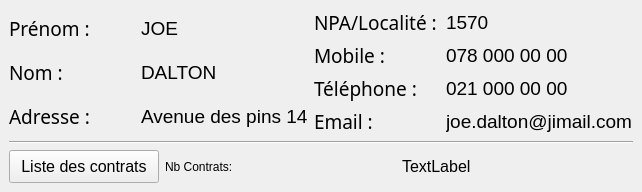
<?xml version="1.0" encoding="UTF-8"?>
<ui version="4.0">
 <class>Detail</class>
 <widget class="QMainWindow" name="Detail">
  <property name="geometry">
   <rect>
    <x>0</x>
    <y>0</y>
    <width>642</width>
    <height>192</height>
   </rect>
  </property>
  <property name="minimumSize">
   <size>
    <width>642</width>
    <height>192</height>
   </size>
  </property>
  <property name="windowTitle">
   <string>Detail Customer</string>
  </property>
  <widget class="QWidget" name="centralwidget">
   <layout class="QVBoxLayout" name="verticalLayout_5">
    <item>
     <layout class="QHBoxLayout" name="horizontalLayout">
      <item>
       <layout class="QVBoxLayout" name="verticalLayout">
        <item>
         <widget class="QLabel" name="label_2">
          <property name="font">
           <font>
            <family>Arial Black</family>
            <pointsize>14</pointsize>
            <weight>10</weight>
            <italic>false</italic>
            <bold>false</bold>
           </font>
          </property>
          <property name="styleSheet">
           <string notr="true">font: 87 14pt &quot;Arial Black&quot;;</string>
          </property>
          <property name="text">
           <string>Prénom :</string>
          </property>
         </widget>
        </item>
        <item>
         <widget class="QLabel" name="label_3">
          <property name="font">
           <font>
            <family>Arial Black</family>
            <pointsize>14</pointsize>
            <weight>10</weight>
            <italic>false</italic>
            <bold>false</bold>
           </font>
          </property>
          <property name="styleSheet">
           <string notr="true">font: 87 14pt &quot;Arial Black&quot;;</string>
          </property>
          <property name="text">
           <string>Nom :</string>
          </property>
         </widget>
        </item>
        <item>
         <widget class="QLabel" name="label_4">
          <property name="font">
           <font>
            <family>Arial Black</family>
            <pointsize>14</pointsize>
            <weight>10</weight>
            <italic>false</italic>
            <bold>false</bold>
           </font>
          </property>
          <property name="styleSheet">
           <string notr="true">font: 87 14pt &quot;Arial Black&quot;;</string>
          </property>
          <property name="text">
           <string>Adresse :</string>
          </property>
         </widget>
        </item>
       </layout>
      </item>
      <item>
       <layout class="QVBoxLayout" name="verticalLayout_2">
        <item>
         <widget class="QLabel" name="lblPrenom">
          <property name="font">
           <font>
            <family>Arial</family>
            <pointsize>14</pointsize>
            <weight>10</weight>
            <italic>false</italic>
            <bold>false</bold>
           </font>
          </property>
          <property name="styleSheet">
           <string notr="true">background-color : rgba(0,0,0,0);
border: 0px;
font: 87 14pt &quot;Arial&quot;;</string>
          </property>
          <property name="text">
           <string>JOE</string>
          </property>
         </widget>
        </item>
        <item>
         <widget class="QLabel" name="lblNom">
          <property name="font">
           <font>
            <family>Arial</family>
            <pointsize>14</pointsize>
            <weight>10</weight>
            <italic>false</italic>
            <bold>false</bold>
           </font>
          </property>
          <property name="styleSheet">
           <string notr="true">background-color : rgba(0,0,0,0);
border: 0px;
font: 87 14pt &quot;Arial&quot;;</string>
          </property>
          <property name="text">
           <string>DALTON</string>
          </property>
         </widget>
        </item>
        <item>
         <widget class="QLabel" name="lblAdresse">
          <property name="font">
           <font>
            <family>Arial</family>
            <pointsize>14</pointsize>
            <weight>10</weight>
            <italic>false</italic>
            <bold>false</bold>
           </font>
          </property>
          <property name="styleSheet">
           <string notr="true">background-color : rgba(0,0,0,0);
border: 0px;
font: 87 14pt &quot;Arial&quot;;</string>
          </property>
          <property name="text">
           <string>Avenue des pins 14</string>
          </property>
         </widget>
        </item>
       </layout>
      </item>
      <item>
       <layout class="QVBoxLayout" name="verticalLayout_3">
        <item>
         <widget class="QLabel" name="label_8">
          <property name="font">
           <font>
            <family>Arial Black</family>
            <pointsize>14</pointsize>
            <weight>10</weight>
            <italic>false</italic>
            <bold>false</bold>
           </font>
          </property>
          <property name="styleSheet">
           <string notr="true">font: 87 14pt &quot;Arial Black&quot;;</string>
          </property>
          <property name="text">
           <string>NPA/Localité :</string>
          </property>
         </widget>
        </item>
        <item>
         <widget class="QLabel" name="label_9">
          <property name="font">
           <font>
            <family>Arial Black</family>
            <pointsize>14</pointsize>
            <weight>10</weight>
            <italic>false</italic>
            <bold>false</bold>
           </font>
          </property>
          <property name="styleSheet">
           <string notr="true">font: 87 14pt &quot;Arial Black&quot;;</string>
          </property>
          <property name="text">
           <string>Mobile :</string>
          </property>
         </widget>
        </item>
        <item>
         <widget class="QLabel" name="label_10">
          <property name="font">
           <font>
            <family>Arial Black</family>
            <pointsize>14</pointsize>
            <weight>10</weight>
            <italic>false</italic>
            <bold>false</bold>
           </font>
          </property>
          <property name="styleSheet">
           <string notr="true">font: 87 14pt &quot;Arial Black&quot;;</string>
          </property>
          <property name="text">
           <string>Téléphone :</string>
          </property>
         </widget>
        </item>
        <item>
         <widget class="QLabel" name="label_14">
          <property name="font">
           <font>
            <family>Arial Black</family>
            <pointsize>14</pointsize>
            <weight>10</weight>
            <italic>false</italic>
            <bold>false</bold>
           </font>
          </property>
          <property name="styleSheet">
           <string notr="true">font: 87 14pt &quot;Arial Black&quot;;</string>
          </property>
          <property name="text">
           <string>Email :</string>
          </property>
         </widget>
        </item>
       </layout>
      </item>
      <item>
       <layout class="QVBoxLayout" name="verticalLayout_4">
        <item>
         <widget class="QLabel" name="lblNPA">
          <property name="font">
           <font>
            <family>Arial</family>
            <pointsize>14</pointsize>
            <weight>10</weight>
            <italic>false</italic>
            <bold>false</bold>
           </font>
          </property>
          <property name="styleSheet">
           <string notr="true">background-color : rgba(0,0,0,0);
border: 0px;
font: 87 14pt &quot;Arial&quot;;</string>
          </property>
          <property name="text">
           <string>1570</string>
          </property>
         </widget>
        </item>
        <item>
         <widget class="QLabel" name="lblNumero">
          <property name="font">
           <font>
            <family>Arial</family>
            <pointsize>14</pointsize>
            <weight>10</weight>
            <italic>false</italic>
            <bold>false</bold>
           </font>
          </property>
          <property name="styleSheet">
           <string notr="true">background-color : rgba(0,0,0,0);
border: 0px;
font: 87 14pt &quot;Arial&quot;;</string>
          </property>
          <property name="text">
           <string>078 000 00 00</string>
          </property>
         </widget>
        </item>
        <item>
         <widget class="QLabel" name="lblTelephone">
          <property name="font">
           <font>
            <family>Arial</family>
            <pointsize>14</pointsize>
            <weight>10</weight>
            <italic>false</italic>
            <bold>false</bold>
           </font>
          </property>
          <property name="styleSheet">
           <string notr="true">background-color : rgba(0,0,0,0);
border: 0px;
font: 87 14pt &quot;Arial&quot;;</string>
          </property>
          <property name="text">
           <string>021 000 00 00</string>
          </property>
         </widget>
        </item>
        <item>
         <widget class="QLabel" name="lblEmail">
          <property name="font">
           <font>
            <family>Arial</family>
            <pointsize>14</pointsize>
            <weight>10</weight>
            <italic>false</italic>
            <bold>false</bold>
           </font>
          </property>
          <property name="styleSheet">
           <string notr="true">background-color : rgba(0,0,0,0);
border: 0px;
font: 87 14pt &quot;Arial&quot;;</string>
          </property>
          <property name="text">
           <string>joe.dalton@jimail.com</string>
          </property>
         </widget>
        </item>
       </layout>
      </item>
     </layout>
    </item>
    <item>
     <widget class="Line" name="line">
      <property name="orientation">
       <enum>Qt::Horizontal</enum>
      </property>
     </widget>
    </item>
    <item>
     <layout class="QHBoxLayout" name="horizontalLayout_2">
      <item>
       <widget class="QPushButton" name="btnContracts">
        <property name="maximumSize">
         <size>
          <width>150</width>
          <height>50</height>
         </size>
        </property>
        <property name="font">
         <font>
          <family>Arial</family>
          <pointsize>12</pointsize>
          <weight>10</weight>
          <italic>false</italic>
          <bold>false</bold>
         </font>
        </property>
        <property name="styleSheet">
         <string notr="true">font: 87 12pt &quot;Arial&quot;;</string>
        </property>
        <property name="text">
         <string>Liste des contrats</string>
        </property>
        <property name="checkable">
         <bool>false</bool>
        </property>
       </widget>
      </item>
      <item>
       <widget class="QLabel" name="label_5">
        <property name="styleSheet">
         <string notr="true">font: 87 14pt &quot;Arial Black&quot;;</string>
        </property>
        <property name="text">
         <string>Nb Contrats:</string>
        </property>
       </widget>
      </item>
      <item>
       <widget class="QLabel" name="lbl_nbContracts">
        <property name="font">
         <font>
          <pointsize>12</pointsize>
         </font>
        </property>
        <property name="text">
         <string>TextLabel</string>
        </property>
       </widget>
      </item>
     </layout>
    </item>
   </layout>
  </widget>
 </widget>
 <resources/>
 <connections/>
</ui>
